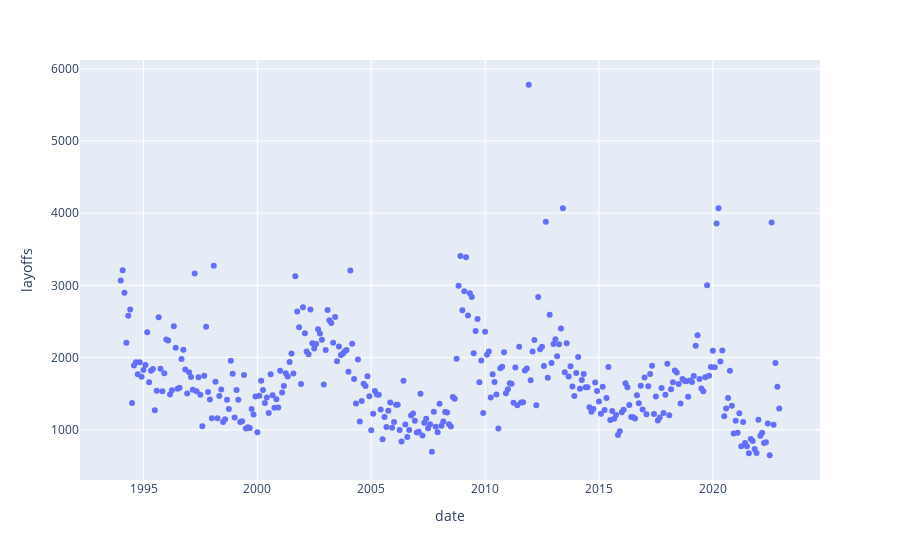

Notebook cell for this chart:
### Code cell
fig = px.scatter(df, x='date', y='layoffs')
fig.show()

### Figure 1 — Plotly figure (JSON) as saved in the notebook; plotly's stock layout.template omitted (floating-point values rounded to 4 significant figures; data arrays with more than 128 entries replaced by an {"elided": "..."} marker saying what was removed)
{"data": [{"hovertemplate": "date=%{x}<br>layoffs=%{y}<extra></extra>", "legendgroup": "", "marker": {"color": "#636efa", "symbol": "circle"}, "mode": "markers", "name": "", "orientation": "v", "showlegend": false, "type": "scatter", "x": {"elided": "348 str values"}, "xaxis": "x", "y": {"elided": "348 int values"}, "yaxis": "y"}], "layout": {"legend": {"tracegroupgap": 0}, "margin": {"t": 60}, "xaxis": {"anchor": "y", "domain": [0, 1], "title": {"text": "date"}}, "yaxis": {"anchor": "x", "domain": [0, 1], "title": {"text": "layoffs"}}}}
